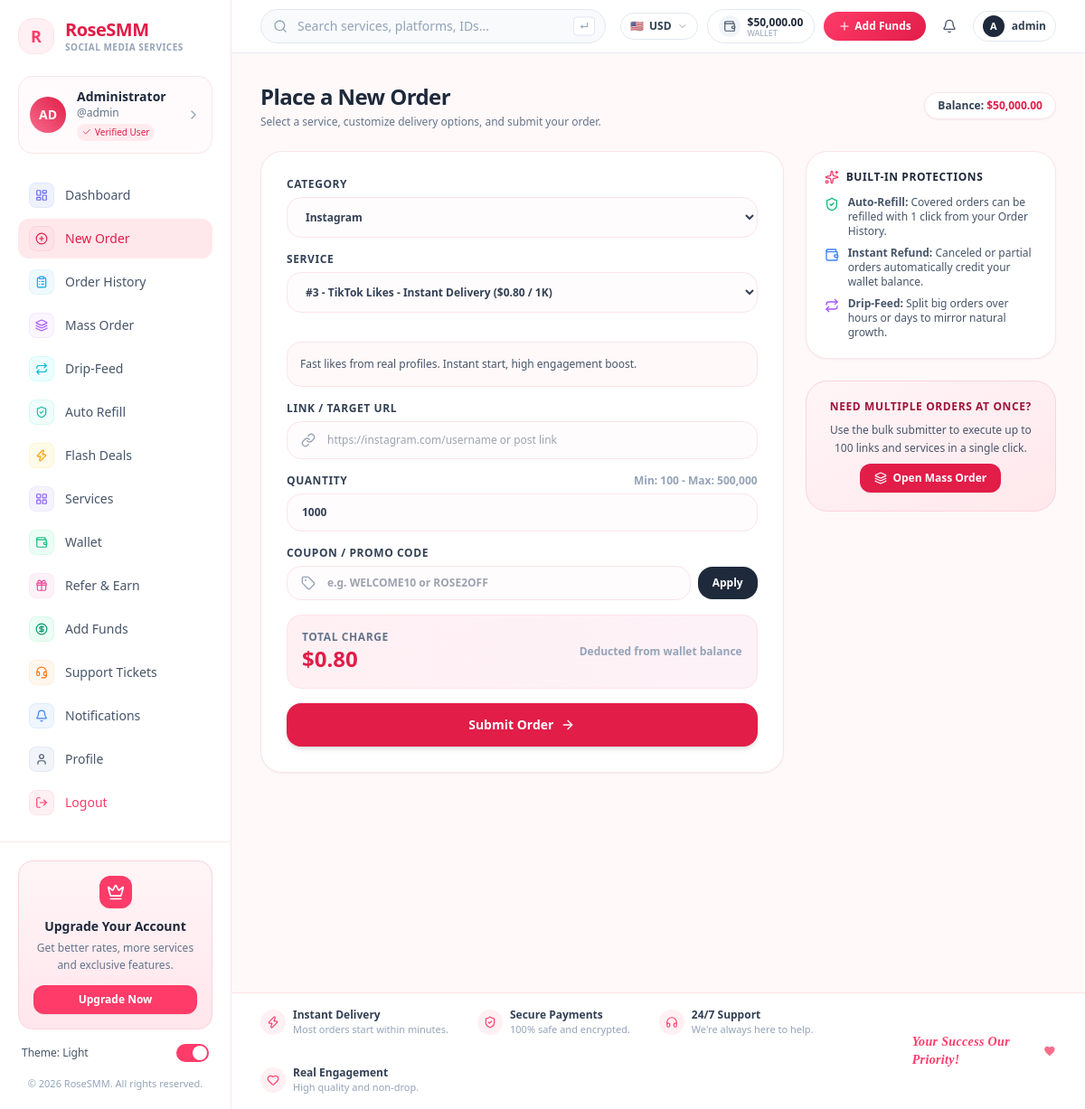
The app's page /order?service=3 (signed in), older data.
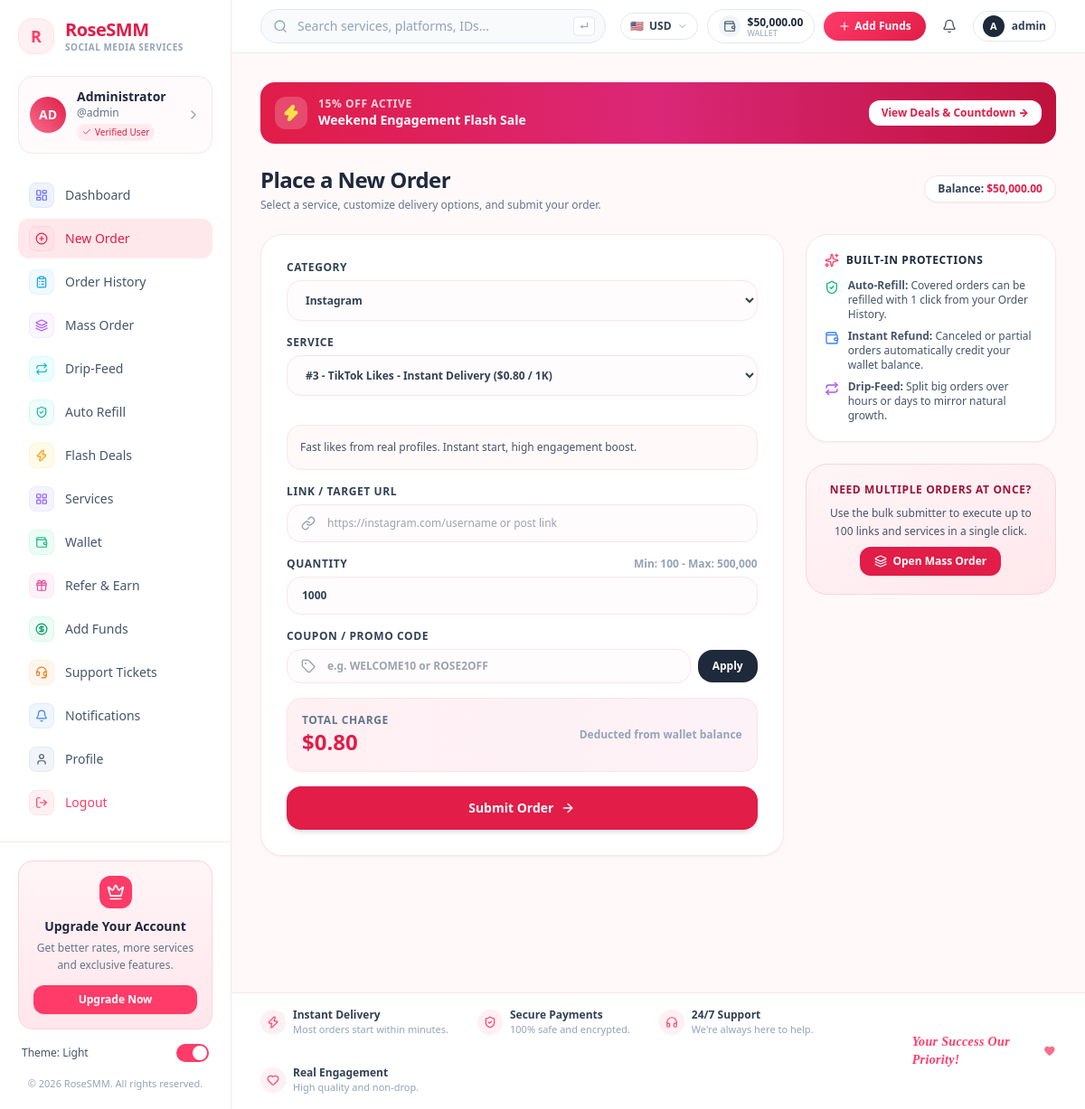
The same page, newer data.
### tables this page shows
CREATE TABLE IF NOT EXISTS `flash_sales` (
  `id` INT AUTO_INCREMENT PRIMARY KEY,
  `title` VARCHAR(150) NOT NULL,
  `description` TEXT DEFAULT NULL,
  `banner_text` VARCHAR(255) DEFAULT '⚡ FLASH SALE - SPECIAL LIMITED TIME DISCOUNT! ⚡',
  `discount_type` ENUM('percentage', 'fixed_discount', 'fixed_price') DEFAULT 'percentage',
  `discount_value` DECIMAL(10, 4) NOT NULL,
  `applies_to` ENUM('all', 'category', 'service') DEFAULT 'service',
  `target_ids` TEXT DEFAULT NULL,
  `starts_at` DATETIME NOT NULL,
  `ends_at` DATETIME NOT NULL,
  `sale_limit` INT DEFAULT 0,
  `sales_count` INT DEFAULT 0,
  `is_enabled` TINYINT(1) DEFAULT 1,
  `badge_text` VARCHAR(50) DEFAULT 'FLASH SALE',
  `created_at` TIMESTAMP DEFAULT CURRENT_TIMESTAMP,
  `updated_at` TIMESTAMP DEFAULT CURRENT_TIMESTAMP ON UPDATE CURRENT_TIMESTAMP,
  KEY `idx_starts_ends` (`starts_at`, `ends_at`, `is_enabled`)
);

### includes/FlashSaleHelper.php (called while the page is built, shortened)
<?php
require_once __DIR__ . '/../config/database.php';
class FlashSaleHelper {
    public static function getActiveFlashSales() {
        $db = getDB();
        if (get_setting('flash_sales_enabled', '1') !== '1') {
            return [];
        }
        $stmt = $db->query("
            SELECT * FROM flash_sales
            WHERE is_enabled = 1
              AND starts_at <= NOW()
              AND ends_at > NOW()
              AND (sale_limit = 0 OR sales_count < sale_limit)
            ORDER BY id DESC
        ");
        return $stmt->fetchAll();
    }
}

### views/user/order.php (the view, shortened to what the changed rows need)
<?php
require_once __DIR__ . '/../layouts/user_header.php';
require_once __DIR__ . '/../../includes/FlashSaleHelper.php';
$activeSales = FlashSaleHelper::getActiveFlashSales();
?>
<div class="max-w-4xl mx-auto space-y-6">
  <?php if (!empty($activeSales)): ?>
    <?php $topSale = $activeSales[0]; ?>
    <div class="relative overflow-hidden rounded-2xl bg-gradient-to-r from-rose-600 via-pink-600 to-rose-700 p-4 text-white shadow-sm flex flex-col sm:flex-row sm:items-center justify-between gap-3">
      <div class="flex items-center gap-3">
        <div class="w-9 h-9 rounded-xl bg-white/20 backdrop-blur-md flex items-center justify-center shrink-0">
          <i data-lucide="zap" class="w-5 h-5 text-yellow-300 fill-yellow-300"></i>
        </div>
        <div>
          <div class="text-xs font-black uppercase tracking-wider text-rose-200"><?= e($topSale['badge_text'] ?: 'FLASH SALE') ?> ACTIVE</div>
          <div class="text-xs sm:text-sm font-bold"><?= e($topSale['title']) ?></div>
        </div>
      </div>
      <a href="/flash-sales" class="shrink-0 px-3.5 py-1.5 rounded-xl bg-white text-rose-600 hover:bg-rose-50 text-xs font-black shadow-sm transition-colors text-center">
        View Deals & Countdown →
      </a>
    </div>
  <?php endif; ?>
  <div class="flex items-center justify-between gap-4">
    <div>
      <h1 class="text-2xl font-black text-slate-800 tracking-tight">Place a New Order</h1>
    </div>
  </div>
</div>
<?php require_once __DIR__ . '/../layouts/user_footer.php'; ?>

Row changes from the older to the newer data that the page shows:
added flash_sales: badge_text "15% OFF", title "Weekend Engagement Flash Sale"
Text that changed along with them:
text now shown: "ACTIVE View Deals & Countdown →"
